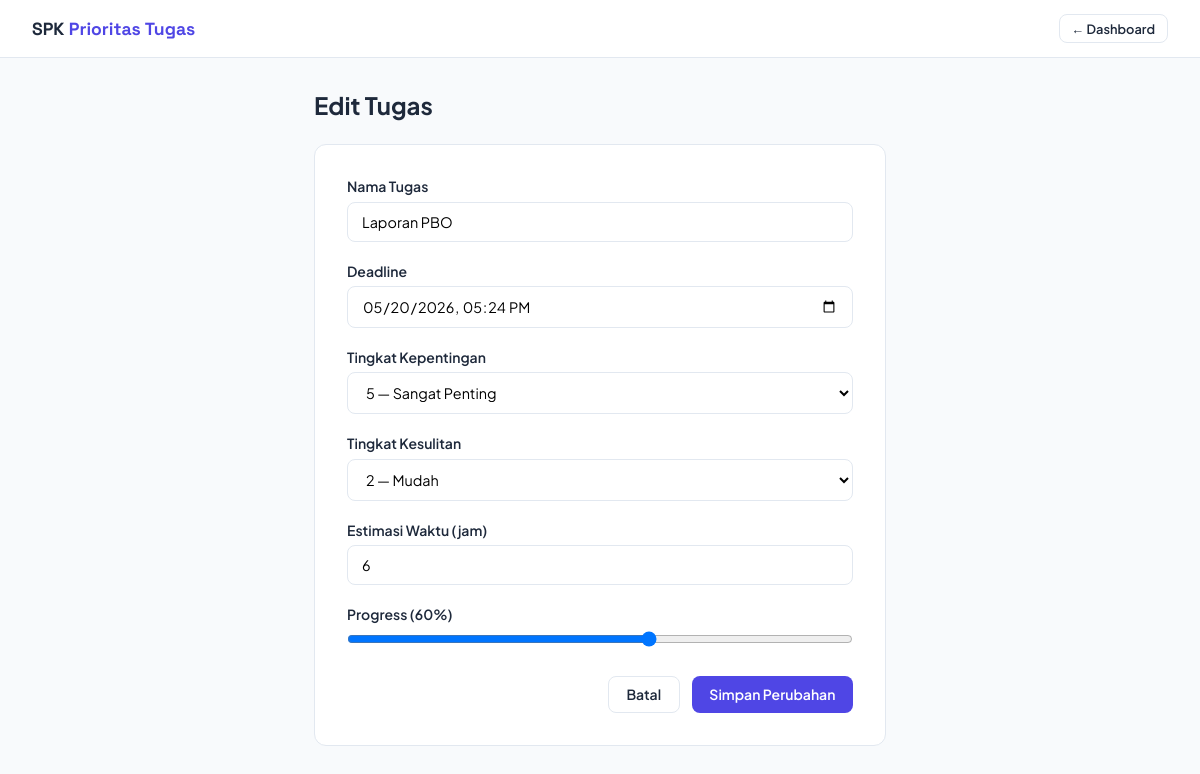
The page /tugas/edit.php?id=2 (signed in) on the database its author committed.
### tables this page shows
CREATE TABLE `tugas` (
  `id` int NOT NULL,
  `user_id` int NOT NULL,
  `nama_tugas` varchar(255) NOT NULL,
  `deadline` datetime NOT NULL,
  `kepentingan` int NOT NULL,
  `kesulitan` int NOT NULL,
  `estimasi` float NOT NULL,
  `progress` int NOT NULL,
  `created_at` timestamp NULL DEFAULT CURRENT_TIMESTAMP
);

### tugas/edit.php (the view, shortened to what this page needs)
<?php
require_once __DIR__ . '/../includes/session.php';
$id = (int)($_GET['id'] ?? 0);
$stmt = $pdo->prepare("SELECT * FROM tugas WHERE id = ? AND user_id = ?");
$stmt->execute([$id, $_SESSION['user_id']]);
$tugas = $stmt->fetch(PDO::FETCH_ASSOC);
?>
<!DOCTYPE html>
<html lang="id">
<head>
    <link rel="stylesheet" href="<?= BASE_URL ?>/css/style.css">
</head>
<body>
<nav class="navbar">
    <div class="navbar-brand">SPK <span>Prioritas Tugas</span></div>
    <div class="navbar-user">
        <a href="<?= BASE_URL ?>/index.php" class="btn btn-outline btn-sm">← Dashboard</a>
    </div>
</nav>
<div class="container container-sm">
    <h2>Edit Tugas</h2>
    <form action="<?= BASE_URL ?>/tugas/proses_edit.php" method="POST" class="form-card">
        <div class="form-group">
            <label>Nama Tugas</label>
            <input type="text" name="nama_tugas" value="<?= htmlspecialchars($tugas['nama_tugas']) ?>" required>
        </div>
        <div class="form-group">
            <label>Deadline</label>
            <input type="datetime-local" name="deadline"
                   value="<?= date('Y-m-d\TH:i', strtotime($tugas['deadline'])) ?>" required>
        </div>
        <div class="form-group">
            <label>Tingkat Kepentingan</label>
            <select name="kepentingan" required>
                <?php for ($i = 5; $i >= 1; $i--): ?>
                    <option value="<?= $i ?>" <?= $tugas['kepentingan'] == $i ? 'selected' : '' ?>>
                        <?= $i ?> — <?= ['','Tidak Penting','Kurang Penting','Cukup Penting','Penting','Sangat Penting'][$i] ?>
                    </option>
                <?php endfor; ?>
            </select>
        </div>
        <div class="form-group">
            <label>Tingkat Kesulitan</label>
            <select name="kesulitan" required>
                <?php for ($i = 5; $i >= 1; $i--): ?>
                    <option value="<?= $i ?>" <?= $tugas['kesulitan'] == $i ? 'selected' : '' ?>>
                        <?= $i ?> — <?= ['','Sangat Mudah','Mudah','Sedang','Sulit','Sangat Sulit'][$i] ?>
                    </option>
                <?php endfor; ?>
            </select>
        </div>
        <div class="form-group">
            <label>Estimasi Waktu (jam)</label>
            <input type="number" name="estimasi" value="<?= $tugas['estimasi'] ?>"
                   min="0.5" max="100" step="0.5" required>
        </div>
        <div class="form-group">
            <label>Progress (<span id="progress-val"><?= $tugas['progress'] ?></span>%)</label>
            <input type="range" name="progress" id="progress"
                   min="0" max="100" step="5" value="<?= $tugas['progress'] ?>"
                   oninput="document.getElementById('progress-val').textContent = this.value">
        </div>
        <div class="form-actions">
            <a href="<?= BASE_URL ?>/index.php" class="btn btn-outline">Batal</a>
            <button type="submit" class="btn btn-primary">Simpan Perubahan</button>
        </div>
    </form>
</div>
</body>
</html>

### css/style.css (style rules this page uses)
:root { --primary: #4f46e5; --primary-dark:#3730a3; --success: #16a34a; --danger: #dc2626; --warning: #d97706; --bg: #f8fafc; --surface: #ffffff; --border: #e2e8f0; --text: #1e293b; --muted: #64748b; --rank1: #fef9c3; --rank2: #f1f5f9; --rank3: #fff7ed; }
*, *::before, *::after { box-sizing: border-box; margin: 0; padding: 0; }
body { font-family: 'Plus Jakarta Sans', sans-serif; background: var(--bg); color: var(--text); min-height: 100vh; }
.navbar { background: var(--surface); border-bottom: 1px solid var(--border); padding: 0.875rem 2rem; display: flex; align-items: center; justify-content: space-between; position: sticky; top: 0; z-index: 100; }
.navbar-brand { font-family: 'Space Grotesk', sans-serif; font-weight: 700; font-size: 1.1rem; color: var(--text); }
.navbar-brand span { color: var(--primary); }
.navbar-user { display: flex; align-items: center; gap: 0.75rem; font-size: 0.9rem; }
.container { max-width: 1100px; margin: 0 auto; padding: 2rem 1.5rem; }
.container-sm { max-width: 620px; }
.form-group { margin-bottom: 1.25rem; }
.form-group label { display: block; font-size: 0.875rem; font-weight: 600; margin-bottom: 0.4rem; }
.form-group input, .form-group select, .form-group textarea { width: 100%; padding: 0.625rem 0.875rem; border: 1px solid var(--border); border-radius: 8px; font-size: 0.9rem; font-family: inherit; background: var(--surface); transition: border-color 0.15s; }
.form-group input[type="range"] { padding: 0; cursor: pointer; }
.form-card { background: var(--surface); border: 1px solid var(--border); border-radius: 12px; padding: 2rem; margin-top: 1.5rem; }
.form-actions { display: flex; gap: 0.75rem; justify-content: flex-end; margin-top: 1.5rem; }
.btn { display: inline-flex; align-items: center; padding: 0.55rem 1.1rem; border-radius: 8px; font-size: 0.875rem; font-weight: 600; font-family: inherit; cursor: pointer; border: none; text-decoration: none; transition: all 0.15s; }
.btn-primary { background: var(--primary); color: #fff; }
.btn-outline { background: transparent; color: var(--text); border: 1px solid var(--border); }
.btn-sm { padding: 0.35rem 0.75rem; font-size: 0.8rem; }

### rows shown on the page
tugas: nama_tugas "Laporan PBO", deadline "05/20/2026 17:24", kepentingan "5 — Sangat Penting", kesulitan "2 — Mudah", estimasi "6", progress "60"
